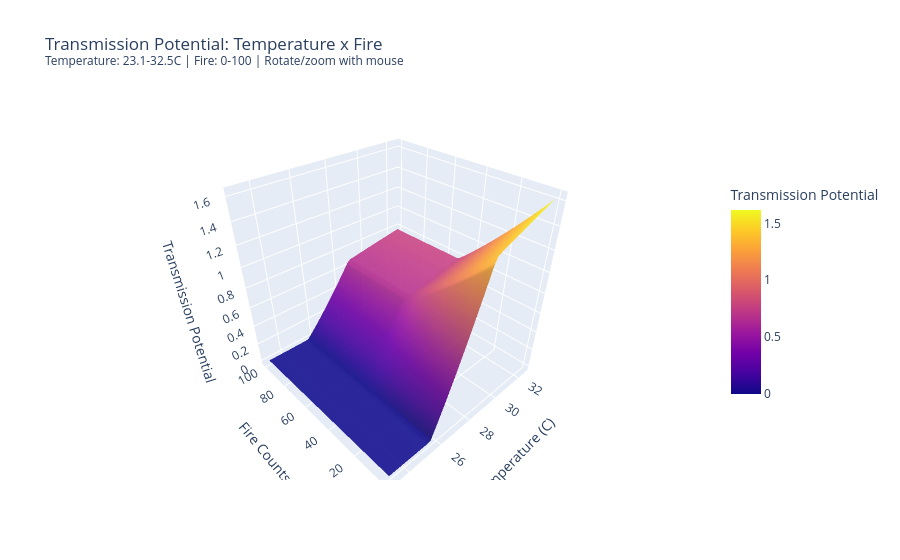

Here is the notebook cell this chart was saved with:
### Code cell
# ============================================================================
# PLOT 7: Full Transmission Potential (Temperature x Fire)
# ============================================================================
def trans_potential_full(T, F, H=80, R=20, D=0):
    biting = a_with_fire(T, F, fire_smoke_effect)
    survival = p_T(T, H)
    recruit = b_rate_with_environment(R, T, R_L, F, D)
    return biting * survival * recruit

TV, FV = np.meshgrid(temp_3d, fire_3d)
ZV = np.array([[trans_potential_full(t, f) for t in temp_3d] for f in fire_3d])

fig7 = go.Figure()
fig7.add_trace(go.Surface(
    x=temp_3d, y=fire_3d, z=ZV,
    colorscale='Plasma',
    opacity=0.9,
    colorbar=dict(title='Transmission Potential', len=0.6)
))

fig7.update_layout(
    title=f'Transmission Potential: Temperature x Fire<br><sup>Temperature: {temp_3d.min():.1f}-{temp_3d.max():.1f}C | Fire: {fire_3d.min():.0f}-{fire_3d.max():.0f} | Rotate/zoom with mouse</sup>',
    scene=dict(
        xaxis_title='Temperature (C)',
        yaxis_title='Fire Counts',
        zaxis_title='Transmission Potential'
    ),
    height=600
)

fig7.show()

print('='*70)
print('INTERACTIVE 3D PLOTS - USAGE TIPS')
print('='*70)
print('''
- Click and drag to rotate the plot
- Scroll to zoom in/out
- Right-click and drag to pan
- Hover over the surface to see exact values
- Use the camera controls in the toolbar for preset views
''')
print('='*70)

### Figure 1 — Plotly figure (JSON) as saved in the notebook; plotly's stock layout.template omitted (floating-point values rounded to 4 significant figures; data arrays with more than 128 entries replaced by an {"elided": "..."} marker saying what was removed)
{"data": [{"colorbar": {"len": 0.6, "title": {"text": "Transmission Potential"}}, "colorscale": [[0, "#0d0887"], [0.1111, "#46039f"], [0.2222, "#7201a8"], [0.3333, "#9c179e"], [0.4444, "#bd3786"], [0.5556, "#d8576b"], [0.6667, "#ed7953"], [0.7778, "#fb9f3a"], [0.8889, "#fdca26"], [1, "#f0f921"]], "opacity": 0.9, "type": "surface", "x": [23.12, 23.31, 23.51, 23.7, 23.89, 24.08, 24.28, 24.47, 24.66, 24.85, 25.05, 25.24, 25.43, 25.62, 25.82, 26.01, 26.2, 26.39, 26.58, 26.78, 26.97, 27.16, 27.35, 27.55, 27.74, 27.93, 28.12, 28.32, 28.51, 28.7, 28.89, 29.08, 29.28, 29.47, 29.66, 29.85, 30.05, 30.24, 30.43, 30.62, 30.82, 31.01, 31.2, 31.39, 31.59, 31.78, 31.97, 32.16, 32.35, 32.55], "y": [0, 2.041, 4.082, 6.122, 8.163, 10.2, 12.24, 14.29, 16.33, 18.37, 20.41, 22.45, 24.49, 26.53, 28.57, 30.61, 32.65, 34.69, 36.73, 38.78, 40.82, 42.86, 44.9, 46.94, 48.98, 51.02, 53.06, 55.1, 57.14, 59.18, 61.22, 63.27, 65.31, 67.35, 69.39, 71.43, 73.47, 75.51, 77.55, 79.59, 81.63, 83.67, 85.71, 87.76, 89.8, 91.84, 93.88, 95.92, 97.96, 100], "z": {"elided": "50x50 float values"}}], "layout": {"autosize": true, "scene": {"aspectmode": "auto", "aspectratio": {"x": 1, "y": 1, "z": 1}, "camera": {"center": {"x": 0, "y": 0, "z": 0}, "eye": {"x": -1.222, "y": -1.299, "z": 1.228}, "projection": {"type": "perspective"}, "up": {"x": 0, "y": 0, "z": 1}}, "xaxis": {"title": {"text": "Temperature (C)"}, "type": "linear"}, "yaxis": {"title": {"text": "Fire Counts"}, "type": "linear"}, "zaxis": {"title": {"text": "Transmission Potential"}, "type": "linear"}}, "title": {"text": "Transmission Potential: Temperature x Fire<br><sup>Temperature: 23.1-32.5C | Fire: 0-100 | Rotate/zoom with mouse</sup>"}}}
